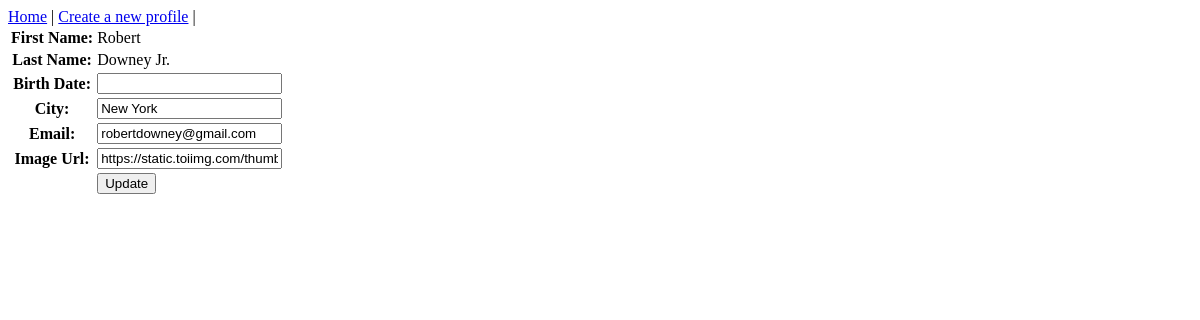
Page /mini_fb/profile/2/update on the earlier database version.
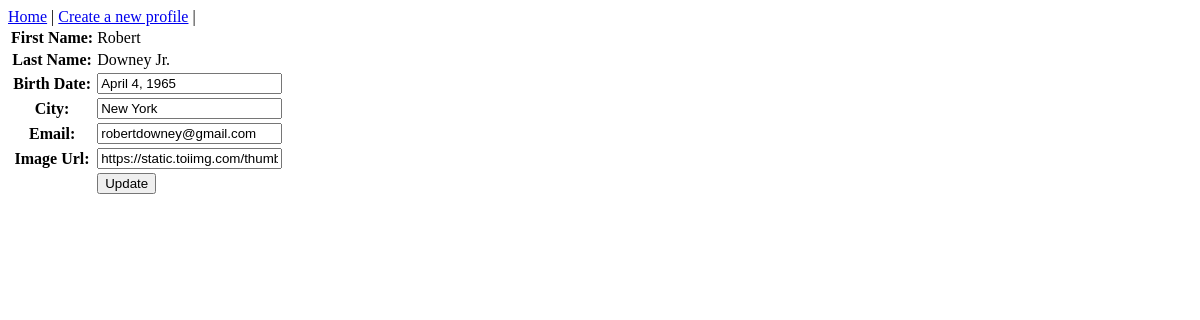
Same page on the later database version.
### mini_fb/models.py (models this page shows, shortened)
class Profile(models.Model):
    first_name = models.TextField(blank=True)
    last_name = models.TextField(blank=True)
    city = models.TextField(blank=True)
    email_address = models.TextField(blank=True)
    birth_date = models.TextField(blank=True)
    image_url = models.URLField(blank=True)
    friends = models.ManyToManyField("self")

### mini_fb/views.py (the view)
# urls.py: path("profile/<int:pk>/update", UpdateProfileView.as_view(), name="update_profile"),
class UpdateProfileView(UpdateView):
    model = Profile # which model to create
    form_class = UpdateProfileForm   # which form to use to create the Quote
    template_name = "mini_fb/update_profile_form.html"  # delegate the dispay to this template
    context_object_name = "ProfileUpdate"

### mini_fb/forms.py
class UpdateProfileForm(forms.ModelForm):
    birth_date = forms.CharField(label="Birth Date", required=True)
    city = forms.CharField(label="City", required=True)
    email_address = forms.CharField(label="Email", required=True)
    image_url = forms.URLField(label='Image Url', required=True)
    class Meta:
        model = Profile
        fields = ['birth_date', 'city', 'email_address', 'image_url',]

### mini_fb/templates/mini_fb/update_profile_form.html (shortened to what this page needs)
{% extends 'mini_fb/base.html' %}
{% block content %}
<form method="POST">
    <table>
    <tr>
        <th>First Name:</th>
        <td>{{ProfileUpdate.first_name}}</td>
    </tr>
    <tr>
        <th>Last Name:</th>
        <td>{{ProfileUpdate.last_name}}</td>
    </tr>
    {{form.as_table}}
    <tr>
        <td></td>
        <td><input type="submit" value="Update"></td>
    </tr>
    </table>
</form>
{% endblock %}

### mini_fb/templates/mini_fb/base.html (shortened to what this page needs)
<html>
    <head>
    </head>
    <body>
    <header>
        <a href="{% url 'show_all_profiles' %}">Home</a> |
        <a href="{% url 'create_profile' %}">Create a new profile</a> |
    </header>
    {% block content %}
    {% endblock %}
    </body>
</html>

Differences in the rows shown:
changed Profile "Robert": birth_date (not shown) → "April 4, 1965"
